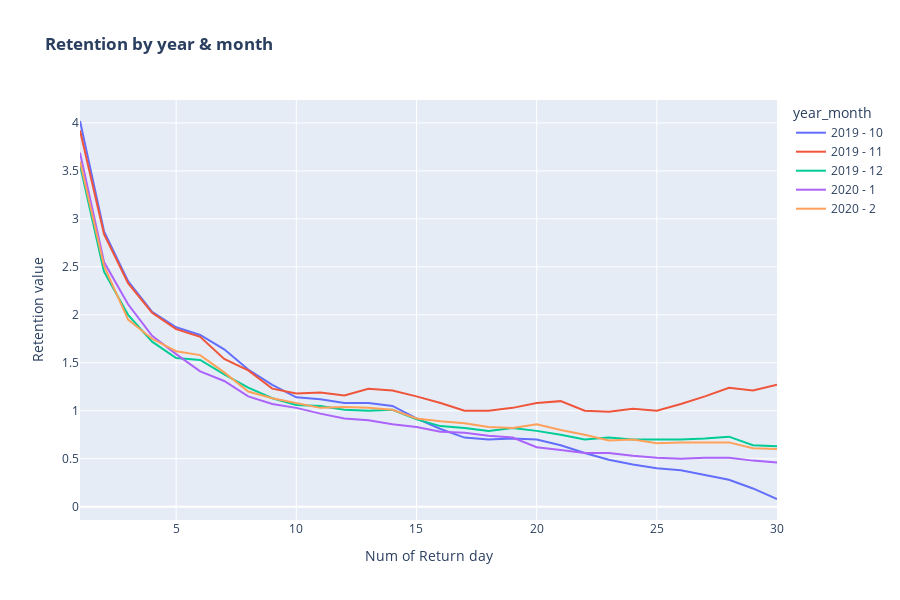

Notebook source saved alongside this figure:
### Markdown cell above
#### Visualization - RT by year & month

### Code cell
fig = px.line(rt_table_year_month, x="lt", y="rt",  
                                title='<b>Retention by year & month</b>',
                                color = 'year_month')
fig.update_layout(xaxis_title='Num of Return day', yaxis_title='Retention value', height=600)
fig.update_traces(textposition="top center")
fig.show()

### Figure 1 — Plotly figure (JSON) as saved in the notebook; plotly's stock layout.template omitted (floating-point values rounded to 4 significant figures)
{"data": [{"hovertemplate": "year_month=2019 - 10<br>lt=%{x}<br>rt=%{y}<extra></extra>", "legendgroup": "2019 - 10", "line": {"color": "#636efa", "dash": "solid"}, "marker": {"symbol": "circle"}, "mode": "lines", "name": "2019 - 10", "orientation": "v", "showlegend": true, "textposition": "top center", "type": "scatter", "x": [1, 2, 3, 4, 5, 6, 7, 8, 9, 10, 11, 12, 13, 14, 15, 16, 17, 18, 19, 20, 21, 22, 23, 24, 25, 26, 27, 28, 29, 30], "xaxis": "x", "y": [4.02, 2.87, 2.35, 2.03, 1.87, 1.79, 1.64, 1.43, 1.27, 1.14, 1.12, 1.08, 1.08, 1.05, 0.92, 0.81, 0.72, 0.7, 0.71, 0.7, 0.64, 0.56, 0.49, 0.44, 0.4, 0.38, 0.33, 0.28, 0.19, 0.08], "yaxis": "y"}, {"hovertemplate": "year_month=2019 - 11<br>lt=%{x}<br>rt=%{y}<extra></extra>", "legendgroup": "2019 - 11", "line": {"color": "#EF553B", "dash": "solid"}, "marker": {"symbol": "circle"}, "mode": "lines", "name": "2019 - 11", "orientation": "v", "showlegend": true, "textposition": "top center", "type": "scatter", "x": [1, 2, 3, 4, 5, 6, 7, 8, 9, 10, 11, 12, 13, 14, 15, 16, 17, 18, 19, 20, 21, 22, 23, 24, 25, 26, 27, 28, 29, 30], "xaxis": "x", "y": [3.92, 2.84, 2.33, 2.02, 1.85, 1.77, 1.54, 1.42, 1.23, 1.18, 1.19, 1.16, 1.23, 1.21, 1.15, 1.08, 1, 1, 1.03, 1.08, 1.1, 1, 0.99, 1.02, 1, 1.07, 1.15, 1.24, 1.21, 1.27], "yaxis": "y"}, {"hovertemplate": "year_month=2019 - 12<br>lt=%{x}<br>rt=%{y}<extra></extra>", "legendgroup": "2019 - 12", "line": {"color": "#00cc96", "dash": "solid"}, "marker": {"symbol": "circle"}, "mode": "lines", "name": "2019 - 12", "orientation": "v", "showlegend": true, "textposition": "top center", "type": "scatter", "x": [1, 2, 3, 4, 5, 6, 7, 8, 9, 10, 11, 12, 13, 14, 15, 16, 17, 18, 19, 20, 21, 22, 23, 24, 25, 26, 27, 28, 29, 30], "xaxis": "x", "y": [3.56, 2.45, 2, 1.72, 1.55, 1.53, 1.38, 1.24, 1.13, 1.06, 1.05, 1.01, 1, 1.01, 0.91, 0.84, 0.82, 0.79, 0.82, 0.79, 0.75, 0.7, 0.72, 0.7, 0.7, 0.7, 0.71, 0.73, 0.64, 0.63], "yaxis": "y"}, {"hovertemplate": "year_month=2020 - 1<br>lt=%{x}<br>rt=%{y}<extra></extra>", "legendgroup": "2020 - 1", "line": {"color": "#ab63fa", "dash": "solid"}, "marker": {"symbol": "circle"}, "mode": "lines", "name": "2020 - 1", "orientation": "v", "showlegend": true, "textposition": "top center", "type": "scatter", "x": [1, 2, 3, 4, 5, 6, 7, 8, 9, 10, 11, 12, 13, 14, 15, 16, 17, 18, 19, 20, 21, 22, 23, 24, 25, 26, 27, 28, 29, 30], "xaxis": "x", "y": [3.69, 2.55, 2.11, 1.78, 1.59, 1.41, 1.31, 1.15, 1.07, 1.03, 0.97, 0.92, 0.9, 0.86, 0.83, 0.78, 0.77, 0.74, 0.72, 0.62, 0.59, 0.56, 0.56, 0.53, 0.51, 0.5, 0.51, 0.51, 0.48, 0.46], "yaxis": "y"}, {"hovertemplate": "year_month=2020 - 2<br>lt=%{x}<br>rt=%{y}<extra></extra>", "legendgroup": "2020 - 2", "line": {"color": "#FFA15A", "dash": "solid"}, "marker": {"symbol": "circle"}, "mode": "lines", "name": "2020 - 2", "orientation": "v", "showlegend": true, "textposition": "top center", "type": "scatter", "x": [1, 2, 3, 4, 5, 6, 7, 8, 9, 10, 11, 12, 13, 14, 15, 16, 17, 18, 19, 20, 21, 22, 23, 24, 25, 26, 27, 28, 29, 30], "xaxis": "x", "y": [3.6, 2.51, 1.95, 1.75, 1.62, 1.58, 1.4, 1.2, 1.13, 1.08, 1.03, 1.04, 1.03, 1.01, 0.92, 0.89, 0.87, 0.83, 0.82, 0.86, 0.8, 0.75, 0.69, 0.7, 0.66, 0.67, 0.67, 0.67, 0.61, 0.6], "yaxis": "y"}], "layout": {"height": 600, "legend": {"title": {"text": "year_month"}, "tracegroupgap": 0}, "title": {"text": "<b>Retention by year & month</b>"}, "xaxis": {"anchor": "y", "domain": [0, 1], "title": {"text": "Num of Return day"}}, "yaxis": {"anchor": "x", "domain": [0, 1], "title": {"text": "Retention value"}}}}
